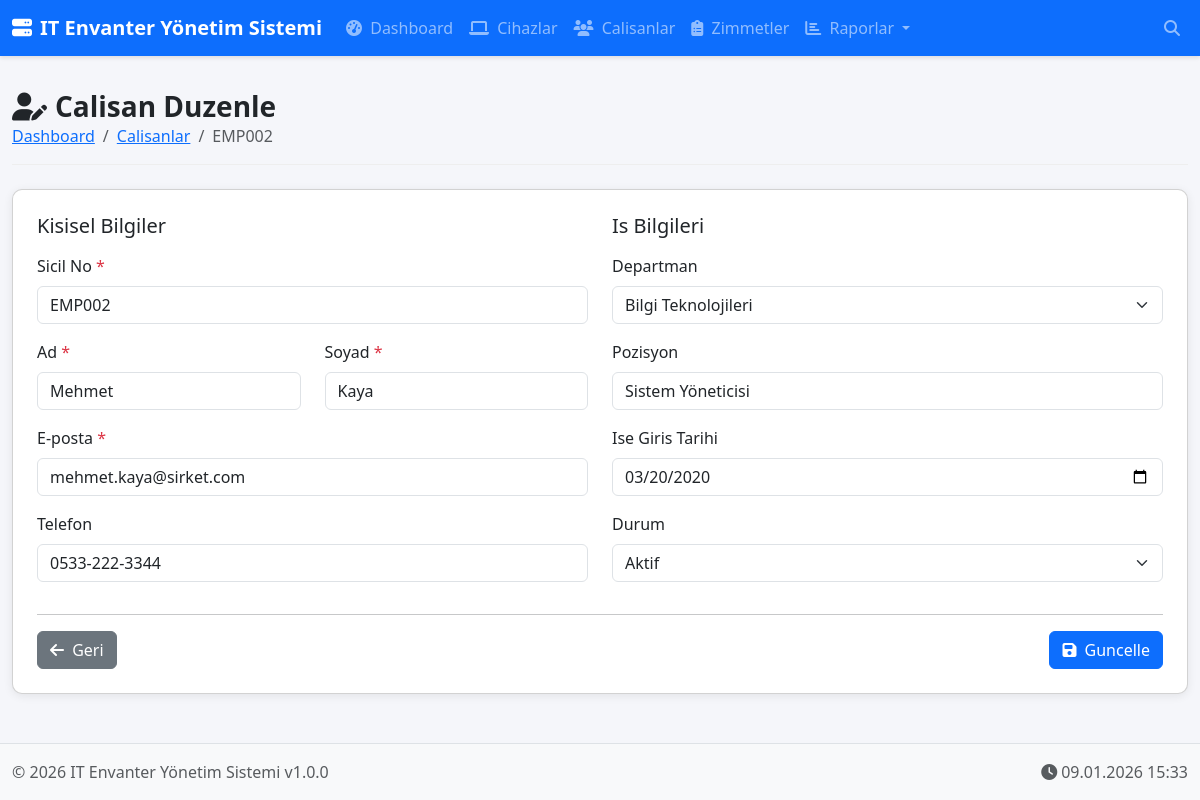
The app's page /employee_edit.php?id=2 with its own data.
### tables this page shows
CREATE TABLE employees (
    id INT AUTO_INCREMENT PRIMARY KEY,
    employee_no VARCHAR(20) UNIQUE NOT NULL,
    first_name VARCHAR(50) NOT NULL,
    last_name VARCHAR(50) NOT NULL,
    email VARCHAR(100) UNIQUE NOT NULL,
    phone VARCHAR(20),
    department_id INT,
    position VARCHAR(100),
    hire_date DATE,
    status ENUM('active', 'inactive', 'on_leave') DEFAULT 'active',
    created_at TIMESTAMP DEFAULT CURRENT_TIMESTAMP,
    updated_at TIMESTAMP DEFAULT CURRENT_TIMESTAMP ON UPDATE CURRENT_TIMESTAMP,
    FOREIGN KEY (department_id) REFERENCES departments(id) ON DELETE SET NULL
);

CREATE TABLE departments (
    id INT AUTO_INCREMENT PRIMARY KEY,
    name VARCHAR(100) NOT NULL,
    description TEXT,
    created_at TIMESTAMP DEFAULT CURRENT_TIMESTAMP
);

### includes/Database.php (called while the page is built, shortened)
<?php
class Database {
    private static $instance = null;
    private $connection;
    private function __construct() {
        try {
            $dsn = "mysql:host=" . DB_HOST . ";dbname=" . DB_NAME . ";charset=" . DB_CHARSET;
            $options = [
                PDO::ATTR_ERRMODE => PDO::ERRMODE_EXCEPTION,
                PDO::ATTR_DEFAULT_FETCH_MODE => PDO::FETCH_ASSOC,
                PDO::ATTR_EMULATE_PREPARES => false,
            ];
            $this->connection = new PDO($dsn, DB_USER, DB_PASS, $options);
        } catch (PDOException $e) {
            die("Veritabanı bağlantı hatası: " . $e->getMessage());
        }
    }
    public static function getInstance() {
        if (self::$instance === null) {
            self::$instance = new self();
        }
        return self::$instance;
    }
    public function query($sql, $params = []) {
        $stmt = $this->connection->prepare($sql);
        $stmt->execute($params);
        return $stmt;
    }
    public function fetch($sql, $params = []) {
        return $this->query($sql, $params)->fetch();
    }
    public function fetchAll($sql, $params = []) {
        return $this->query($sql, $params)->fetchAll();
    }
}

### employee_edit.php (the view, shortened to what this page needs)
<?php
require_once 'includes/header.php';
$employeeId = $_GET['id'] ?? 0;
$employee = $db->fetch("SELECT * FROM employees WHERE id = ?", [$employeeId]);
$departments = $db->fetchAll("SELECT * FROM departments ORDER BY name");
?>
<div class="page-header">
    <h1><i class="fas fa-user-edit me-2"></i>Calisan Duzenle</h1>
    <nav aria-label="breadcrumb">
        <ol class="breadcrumb">
            <li class="breadcrumb-item"><a href="index.php">Dashboard</a></li>
            <li class="breadcrumb-item"><a href="employees.php">Calisanlar</a></li>
            <li class="breadcrumb-item active"><?= htmlspecialchars($employee['employee_no']) ?></li>
        </ol>
    </nav>
</div>
<div class="card content-card">
    <div class="card-body">
        <form method="POST" class="needs-validation" novalidate>
            <div class="row">
                <div class="col-md-6">
                    <h5 class="mb-3">Kisisel Bilgiler</h5>
                    <div class="mb-3">
                        <label class="form-label">Sicil No <span class="text-danger">*</span></label>
                        <input type="text" name="employee_no" class="form-control" required
                               value="<?= htmlspecialchars($employee['employee_no']) ?>">
                    </div>
                    <div class="row">
                        <div class="col-md-6 mb-3">
                            <label class="form-label">Ad <span class="text-danger">*</span></label>
                            <input type="text" name="first_name" class="form-control" required
                                   value="<?= htmlspecialchars($employee['first_name']) ?>">
                        </div>
                        <div class="col-md-6 mb-3">
                            <label class="form-label">Soyad <span class="text-danger">*</span></label>
                            <input type="text" name="last_name" class="form-control" required
                                   value="<?= htmlspecialchars($employee['last_name']) ?>">
                        </div>
                    </div>
                    <div class="mb-3">
                        <label class="form-label">E-posta <span class="text-danger">*</span></label>
                        <input type="email" name="email" class="form-control" required
                               value="<?= htmlspecialchars($employee['email']) ?>">
                    </div>
                    <div class="mb-3">
                        <label class="form-label">Telefon</label>
                        <input type="text" name="phone" class="form-control"
                               value="<?= htmlspecialchars($employee['phone'] ?? '') ?>">
                    </div>
                </div>
                <div class="col-md-6">
                    <h5 class="mb-3">Is Bilgileri</h5>
                    <div class="mb-3">
                        <label class="form-label">Departman</label>
                        <select name="department_id" class="form-select">
                            <?php foreach ($departments as $dept): ?>
                            <option value="<?= $dept['id'] ?>" <?= $employee['department_id'] == $dept['id'] ? 'selected' : '' ?>>
                                <?= htmlspecialchars($dept['name']) ?>
                            </option>
                            <?php endforeach; ?>
                        </select>
                    </div>
                    <div class="mb-3">
                        <label class="form-label">Pozisyon</label>
                        <input type="text" name="position" class="form-control"
                               value="<?= htmlspecialchars($employee['position'] ?? '') ?>">
                    </div>
                    <div class="mb-3">
                        <label class="form-label">Ise Giris Tarihi</label>
                        <input type="date" name="hire_date" class="form-control"
                               value="<?= $employee['hire_date'] ?? '' ?>">
                    </div>
                    <div class="mb-3">
                        <label class="form-label">Durum</label>
                        <select name="status" class="form-select">
                            <option value="active" <?= $employee['status'] == 'active' ? 'selected' : '' ?>>Aktif</option>
                        </select>
                    </div>
                </div>
            </div>
            <hr>
            <div class="d-flex justify-content-between">
                <a href="employee_detail.php?id=<?= $employeeId ?>" class="btn btn-secondary">
                    <i class="fas fa-arrow-left me-1"></i> Geri
                </a>
                <button type="submit" class="btn btn-primary">
                    <i class="fas fa-save me-1"></i> Guncelle
                </button>
            </div>
        </form>
    </div>
</div>
<?php require_once 'includes/footer.php'; ?>

### assets/css/style.css (style rules this page uses)
:root { --primary-color: #0d6efd; --secondary-color: #6c757d; --success-color: #198754; --warning-color: #ffc107; --danger-color: #dc3545; --info-color: #0dcaf0; --dark-color: #212529; --light-color: #f8f9fa; }
body { font-family: 'Segoe UI', Tahoma, Geneva, Verdana, sans-serif; background-color: #f5f6fa; min-height: 100vh; display: flex; flex-direction: column; }
.content-card { background: white; border-radius: 10px; box-shadow: 0 2px 10px rgba(0,0,0,0.08); margin-bottom: 20px; }
.content-card .card-body { padding: 1.5rem; }
.page-header { margin-bottom: 1.5rem; padding-bottom: 1rem; border-bottom: 1px solid #eee; }
.page-header h1 { font-size: 1.75rem; font-weight: 600; color: var(--dark-color); margin: 0; }
.page-header .breadcrumb { margin: 0; padding: 0; background: none; }
.form-label { font-weight: 500; color: var(--dark-color); }

### records on screen
employees: employee_no "EMP002", first_name "Mehmet", last_name "Kaya", email "mehmet.kaya@sirket.com", phone "0533-222-3344", department_id "Bilgi Teknolojileri", position "Sistem Yöneticisi", hire_date "03/20/2020", status "Aktif"

### other values on screen
APP_NAME "IT Envanter Yönetim Sistemi"
APP_VERSION "1.0.0"
